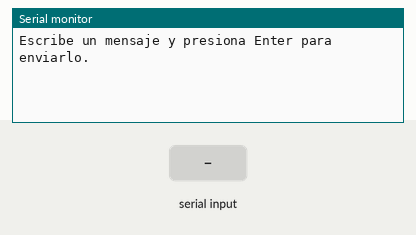
Recording of a program running on a simulated ESP32-S3. Parts: the last lines printed to the serial monitor. The test bench sets the inputs (shaded band).

Above: at 1.2 s.
1.3 s: "1\n" received over Serial
At 2.5 s:
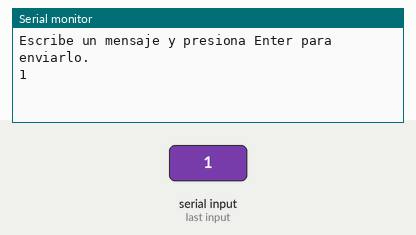
2.8 s: "1\n" received over the second serial link
At 3.7 s:
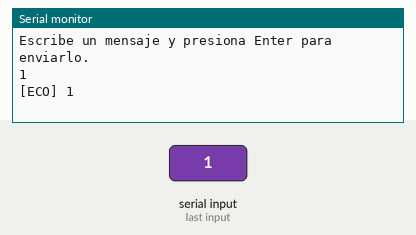
4.3 s: "0\n" received over Serial
At 4.8 s:
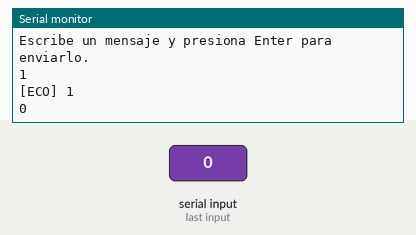
5.8 s: "0\n" received over the second serial link
At 7.2 s:
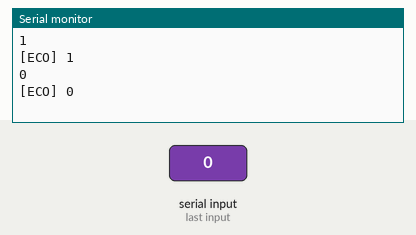

Measured:
- after the input at 1.3 s, the serial monitor: prints a new line at once (image 1)
- after the input at 2.8 s, the serial monitor: prints a new line at once (image 2)
- after the input at 4.3 s, the serial monitor: prints a new line at once (image 3)
- after the input at 5.8 s, the serial monitor: prints a new line at once (image 4)

The program:

main.cpp
```cpp
#include <Arduino.h>

#define RXD2 16
#define TXD2 17

String inputBuffer = "";   // Lo que el usuario escribe
String echoBuffer = "";    // Lo que regresa de UART2
bool waitingEcho = false;

void setup() {
  Serial.begin(115200);
  Serial2.begin(9600, SERIAL_8N1, RXD2, TXD2);
  Serial.println("Escribe un mensaje y presiona Enter para enviarlo.");
}

void loop() {
  // Mientras escribes, mostrar en pantalla y almacenar
  while (Serial.available()) {
    char c = Serial.read();
    Serial.print(c);           // Mostrar en tiempo real
    inputBuffer += c;

    // Si presionas Enter
    if (c == '\n') {
      Serial2.print(inputBuffer); // Enviar todo a UART2
      waitingEcho = true;         // Activar lectura de eco
      echoBuffer = "";            // Limpiar buffer de eco
      inputBuffer = "";           // Limpiar entrada
    }
  }

  // Leer eco de UART2
  while (waitingEcho && Serial2.available()) {
    char c = Serial2.read();
    echoBuffer += c;

    // Si detectamos que terminó el eco (por \n)
    if (c == '\n') {
      Serial.print("[ECO] ");
      Serial.print(echoBuffer); // Mostrar todo junto
      waitingEcho = false;
    }
  }
}
```
